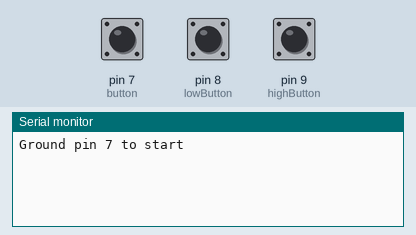
This sketch was run on a simulated Arduino Uno, built with avr-gcc and run on an emulated ATmega328P. Parts: the last lines printed to the serial monitor. The inputs (shaded band) are chosen by the test bench; at power-on: pin 7 (button) HIGH, pin 8 (lowButton) HIGH, pin 9 (highButton) HIGH. Random numbers use the default seed unless the sketch sets one.

Above: at 1.2 s.
1.3 s: pin 7 (button) pulled LOW for 0.15 s
At 2.5 s:
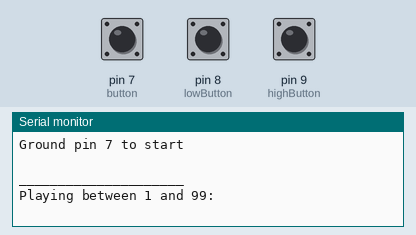
At 4.1 s:
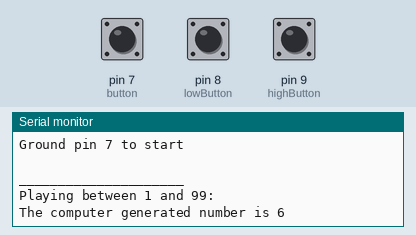

Measured:
- after the input at 1.3 s, the serial monitor: prints a new line at once (image 1)

The sketch:

listing5-4.ino
```cpp
/* Using a random number generator to get a number between 1 and 99,
  the player guesses if the next number is less or greater than the first number. It uses the serial monitor, and three digital I/O pins which are activated when momentarily touched to a ground point such as the USB shield box. */

int randomNum1;
int randomNum2;
const int button = 7; //starts game round
const int lowButton = 8; //player picks lower
const int highButton = 9; //player picks higher
int start;
int clocked;
int lower;
int higher;

void setup () {
  pinMode (button, INPUT_PULLUP);
  pinMode (lowButton, INPUT_PULLUP);
  pinMode (highButton, INPUT_PULLUP);
  randomSeed(analogRead(5));
  Serial.begin (9600);
  Serial.println ("Ground pin 7 to start ");//displays the message first time
}

void loop () {
  start = digitalRead(button);
  if (start == LOW) { //game begins
    randomNum1 = random (1, 100);
    Serial.println (" ");
    Serial.println ("_____________________");
    Serial.println ("Playing between 1 and 99:");
    delay (1500);
    Serial.print ("The computer generated number is ");
    Serial.println (randomNum1);
    delay(2000);
    Serial.println (" ");
    Serial.println ("Do you think the next will be higher or lower?");
    delay(2000);
    Serial.print (" (momentarily ground Pin 8 for Lower, or 9 for Higher) ");
    Serial.println (" ");
    Serial.println (" ");

    for (clocked = 0; clocked < 2000; clocked = clocked + 1) { //waiting
      lower = digitalRead (lowButton);
      higher = digitalRead (highButton);
      if (lower == LOW || higher == LOW) {
        break;
      }
      delay (10);
    } //unbroken loop circulates 2000 times giving 20 seconds delay
    randomNum2 = random (1, 100);
    Serial.println (" ");
    Serial.print("The Second number is ");
    Serial.println (randomNum2);
    Serial.println (" ");
    Serial.println ("*****");
    Serial.println (" ");

    if (clocked == 2000) {
      Serial.println ("SORRY TIME OUT"); //the player did not pick
    }
    else if (randomNum1 == randomNum2) {
      Serial.println ("It's a Draw___Play Again");//randoms equal
    }
    else if (higher == LOW && randomNum1 < randomNum2) {
      Serial.println("You WIN !!! "); //picked higher and was higher
    }
    else if (lower == LOW && randomNum1 > randomNum2) {
      Serial.println("You WIN !!!"); //picked lower and was lower
    }
    else {
      Serial.println ("You Lose");
    }
    delay(2000);
    Serial.println (" ");
    Serial.println ("Ground pin 7 to play again ");
  } //end of game
} //end of main loop
```
